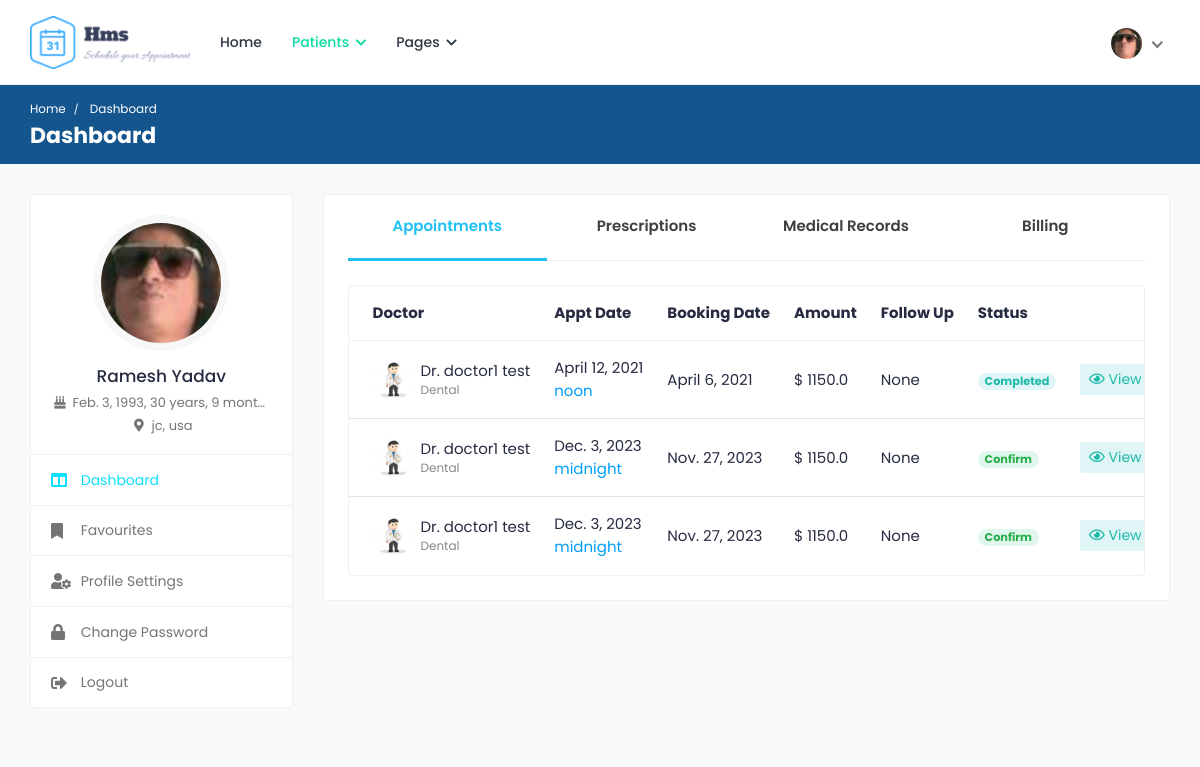
/patients/ (signed in), run on the app's committed database.
### appointments/models.py (models this page shows, shortened)
class Patient(models.Model):
	user = models.OneToOneField(User, on_delete=models.CASCADE)
	image = models.ImageField('Profile Image', upload_to='Image/Patient/Profile/',
		max_length=500, default='dummy.png')
	first_name = models.CharField('First Name', max_length=50)
	second_name = models.CharField('Second Name', max_length=50)
	d_o_b = models.DateField('Date Of Birth')
	gender = models.CharField('Gender', max_length=10)
	email = models.CharField('Email', max_length=50)
	phone_no = models.CharField('Phone Number', max_length=20)
	blood_group = models.CharField('Blood Group', max_length=5)
	country = models.CharField('Country', max_length=50)
	county = models.CharField('County', max_length=50)
	town = models.CharField('Town', max_length=50)
	street_lane = models.CharField('Street/Lane', max_length=50)
	def __str__(self):
		return self.first_name +' '+self.second_name

class Appointment(models.Model):
	doctor = models.ForeignKey(Doctor, on_delete=models.CASCADE)
	patient = models.ForeignKey(Patient, on_delete=models.CASCADE)
	purpose = models.CharField('Purpose', max_length=50)
	category = models.CharField('Type', max_length=50)
	amount = models.FloatField('Amount', default=0.00)
	status = models.CharField('Status', max_length=50)
	date = models.DateTimeField('Appointment Date', auto_now_add=True)
	booking_date = models.DateTimeField('Booking Date')
	follow_up_date = models.DateTimeField('Follow Up', null=True)

class Doctor(models.Model):
	user = models.OneToOneField(User, on_delete=models.CASCADE)
	image = models.ImageField('Profile Image', upload_to='Image/Doctors',
		max_length=500, default='dummy.png')
	first_name = models.CharField('First Name', max_length=50)
	second_name =  models.CharField('Second Name', max_length=50)
	title = models.CharField('Title', max_length=200, default='Dr.')
	phone_no = models.CharField('Phone Number', max_length=50)
	email = models.EmailField('Email', max_length=250)
	gender = models.CharField('Gender', max_length=10)
	d_o_b = models.DateField('Date of Birth', blank=True)
	biography = models.CharField('Biography', max_length=1000, blank=True)
	address_line1 = models.CharField('Address Line 1', max_length=200, blank=True)
	address_line2 = models.CharField('Address Line 2', max_length=200, blank=True)
	country = models.CharField('Country', max_length=100, blank=True)
	county = models.CharField('County', max_length=100, blank=True)
	town = models.CharField('Town', max_length=100, blank=True)
	pricing =  models.FloatField('Amount', default=0.00)
	services = models.CharField('Services', max_length=1000, blank=True)
	specialization = models.CharField('Specialization', max_length=1000, blank=True)
	clinic = models.CharField('Clinic', max_length=100, blank=True)
	clinic_address = models.CharField('Clinic Address', max_length=100, blank=True)
	speciality = models.OneToOneField(Speciality, on_delete=models.CASCADE)
	''' user, image, first_name, second_name, title, phone_no, email, gender, d_o_b, biography,
	address_line1, address_line2, country, county, town, pricing, services, specialization, clinic,
	clinic_address, speciality'''
	def full_name(self):
		return self.title + " " + self.first_name + " " + self.second_name

### appointments/views.py (the view)
# urls.py: path('patients/', views.patient_dashboard, name='patient-dashboard'),
@login_required(login_url='/login/')
@user_passes_test(check_patient, login_url='/login/')
@user_passes_test(check_settings, login_url='/patients/profile-settings/')
def patient_dashboard(request):
	profile = Patient.objects.get(user=request.user.id)
	appointments = Appointment.objects.filter(patient=profile.id)
	prescriptions = Prescription.objects.filter(patient=profile.id)
	medical_records = MedicalRecord.objects.filter(patient=profile.id)
	invoices = Invoice.objects.filter(patient=profile.id)
	return render(request, 'patients/patient-dashboard.html', {"profile": profile, "appointments": appointments,
		'prescriptions': prescriptions, 'medical_records': medical_records, 'invoices': invoices})

### appointments/models.py (called while the page is built)
	def valid(self):
		duration = dt.timedelta(days=self.days)
		end_date = self.date + duration
		now = timezone.now()
		if now<end_date:
			return True
		else:
			return False

	def end_date(self):
		duration = dt.timedelta(days=self.days)
		end_date = self.date + duration
		return end_date

### appointments/views.py (called while the page is built)
def check_patient(user):
	group = user.groups.get()
	return group.name == 'patients_group'

def check_settings(user):
	profile = Patient.objects.filter(user=user.id)
	return profile.count()>=1

### appointments/templates/patients/patient-dashboard.html (shortened to what this page needs)
{% extends "patients/base.html" %}
{% load static %}
{% block breadcrumb %}Dashboard{% endblock %}
{% block breadcrumb1 %}Dashboard{% endblock %}
{% block sidenav %}
	<ul>
		<li class="active">
			<a href="{% url 'patient-dashboard' %}">
				<i class="fas fa-columns"></i>
				<span>Dashboard</span>
			</a>
		</li>
		<li>
			<a href="{% url 'favourites' %}">
				<i class="fas fa-bookmark"></i>
				<span>Favourites</span>
			</a>
		</li>
		<li>
			<a href="{% url 'profile-settings' %}">
				<i class="fas fa-user-cog"></i>
				<span>Profile Settings</span>
			</a>
		</li>
		<li>
			<a href="{% url 'change-password' %}">
				<i class="fas fa-lock"></i>
				<span>Change Password</span>
			</a>
		</li>
		<li>
			<a href="{% url 'logout' %}">
				<i class="fas fa-sign-out-alt"></i>
				<span>Logout</span>
			</a>
		</li>
	</ul>
{% endblock %}
{% block content %}
<div class="col-md-7 col-lg-8 col-xl-9">
	<div class="card">
		<div class="card-body pt-0">
			<nav class="user-tabs mb-4">
				<ul class="nav nav-tabs nav-tabs-bottom nav-justified">
					<li class="nav-item">
						<a class="nav-link active" href="#pat_appointments" data-toggle="tab">Appointments</a>
					</li>
					<li class="nav-item">
						<a class="nav-link" href="#pat_prescriptions" data-toggle="tab">Prescriptions</a>
					</li>
					<li class="nav-item">
						<a class="nav-link" href="#pat_medical_records" data-toggle="tab"><span class="med-records">Medical Records</span></a>
					</li>
					<li class="nav-item">
						<a class="nav-link" href="#pat_billing" data-toggle="tab">Billing</a>
					</li>
				</ul>
			</nav>
			<div class="tab-content pt-0">
				<div id="pat_appointments" class="tab-pane fade show active">
					<div class="card card-table mb-0">
						<div class="card-body">
							<div class="table-responsive">
								<table class="table table-hover table-center mb-0">
									<thead>
										<tr>
											<th>Doctor</th>
											<th>Appt Date</th>
											<th>Booking Date</th>
											<th>Amount</th>
											<th>Follow Up</th>
											<th>Status</th>
											<th></th>
										</tr>
									</thead>
									<tbody>
									{% for appointment in appointments %}
										<tr>
											<td>
												<h2 class="table-avatar">
													<a href="{% url 'doctor-profile' appointment.doctor.full_name|slugify appointment.doctor.id %}" class="avatar avatar-sm mr-2">
														<img class="avatar-img rounded-circle" src="{{appointment.doctor.image.url}}" alt="User Image">
													</a>
													<a href="{% url 'doctor-profile' appointment.doctor.full_name|slugify appointment.doctor.id %}">{{appointment.doctor.full_name}} <span>Dental</span></a>
												</h2>
											</td>
											<td>{{appointment.booking_date.date}} <span class="d-block text-info">{{appointment.booking_date.time}}</span></td>
											<td>{{appointment.date.date}}</td>
											<td>$ {{appointment.amount}}</td>
											<td>{{appointment.follow_up_date}}</td>
											{% if appointment.status == 'WAIT' %}
												<td><span class="badge badge-pill bg-warning-light">Pending</span></td>
											{% elif appointment.status == 'ACCEPTTED' %}
												<td><span class="badge badge-pill bg-success-light">Confirm</span></td>
											{% elif appointment.status == 'CANCELLED' %}
												<td><span class="badge badge-pill bg-danger-light">Cancelled</span></td>
											{% elif appointment.status == 'COMPLETED' %}
												<td><span class="badge badge-pill bg-info-light">Completed</span></td>
											{% endif %}
											<td class="text-right">
												<div class="table-action">
													<a href="javascript:void(0);" class="btn btn-sm bg-info-light"  data-toggle="modal" data-target="#appt{{appointment.id}}_details">
														<i class="far fa-eye"></i> View
													</a>
												</div>
											</td>
										</tr>
									{% endfor %}
									</tbody>
								</table>
							</div>
						</div>
					</div>
				</div>
			</div>
		</div>
	</div>
</div>
{% endblock %}

### appointments/templates/patients/base.html (shortened to what this page needs)
<!DOCTYPE html>
<html lang="en">
<head>
		{% load static %}
		<link rel="stylesheet" href="{% static 'cas/css/bootstrap.min.css' %}">
		<link rel="stylesheet" href="{% static 'cas/plugins/fontawesome/css/fontawesome.min.css' %}">
		<link rel="stylesheet" href="{% static 'cas/plugins/fontawesome/css/all.min.css' %}">
		<link rel="stylesheet" href="{% static 'cas/css/style.css' %}">
	</head>
	<body>
		<div class="main-wrapper">
			<header class="header">
				<nav class="navbar navbar-expand-lg header-nav">
					<div class="navbar-header">
						<a href="{% url 'index' %}" class="navbar-brand logo">
							<img src="{% static 'cas/img/logo.png' %}" class="img-fluid" alt="Logo">
						</a>
					</div>
					<div class="main-menu-wrapper">
						<ul class="main-nav">
							<li>
								<a href="{% url 'index' %}">Home</a>
							</li>
							<li class="has-submenu active">
								<a href="#">Patients <i class="fas fa-chevron-down"></i></a>
							</li>
							<li class="has-submenu">
								<a href="#">Pages <i class="fas fa-chevron-down"></i></a>
							</li>
						</ul>
					</div>
					<ul class="nav header-navbar-rht">
						<li class="nav-item dropdown has-arrow logged-item">
							<a href="#" class="dropdown-toggle nav-link" data-toggle="dropdown">
								<span class="user-img">
									<img class="rounded-circle" src="{{profile.image.url}}" width="31" alt="{{user.first_name}} {{user.last_name}}">
								</span>
							</a>
						</li>
					</ul>
				</nav>
			</header>
			<div class="breadcrumb-bar">
				<div class="container-fluid">
					<div class="row align-items-center">
						<div class="col-md-12 col-12">
							<nav aria-label="breadcrumb" class="page-breadcrumb">
								<ol class="breadcrumb">
									<li class="breadcrumb-item"><a href="{% url 'patient-dashboard' %}">Home</a></li>
									<li class="breadcrumb-item active" aria-current="page">
										{% block breadcrumb1 %} {% endblock %}
									</li>
								</ol>
							</nav>
							<h2 class="breadcrumb-title">
								{% block breadcrumb %} {% endblock %}
							</h2>
						</div>
					</div>
				</div>
			</div>
			<div class="content">
				<div class="container-fluid">
					<div class="row">
						<div class="col-md-5 col-lg-4 col-xl-3 theiaStickySidebar">
							<div class="profile-sidebar">
								<div class="widget-profile pro-widget-content">
									<div class="profile-info-widget">
										<a href="{% url 'patient-dashboard' %}" class="booking-doc-img">
											<img src="{{profile.image.url}}" alt="User Image">
										</a>
										<div class="profile-det-info">
											<h3>{{user.first_name}} {{user.last_name}}</h3>
											{% if profile != None %}
											<div class="patient-details">
												<h5><i class="fas fa-birthday-cake"></i> {{profile.d_o_b}}, {{ profile.d_o_b|timesince }}</h5>
												<h5 class="mb-0"><i class="fas fa-map-marker-alt"></i> {{profile.county}}, {{profile.country}}</h5>
											</div>
											{% endif %}
										</div>
									</div>
								</div>
								<div class="dashboard-widget">
									<nav class="dashboard-menu">
									{% block sidenav %}
									{% endblock %}
									</nav>
								</div>
							</div>
						</div>
						{% block content %}
						{% endblock %}
					</div>
				</div>
			</div>
		</div>
	</body>
</html>

### data on the page
Patient: image (picture), d_o_b "Feb. 3, 1993", d_o_b "30 years, 9 months", county "jc", country "usa"
Appointment: doctor.image (picture), doctor.full_name "Dr. doctor1 test", booking_date "April 12, 2021", booking_date.time "noon", date "April 6, 2021", amount "1150.0", follow_up_date "None", status "Completed"
Appointment: doctor.image (picture), doctor.full_name "Dr. doctor1 test", booking_date "Dec. 3, 2023", booking_date.time "midnight", date "Nov. 27, 2023", amount "1150.0", follow_up_date "None", status "Confirm"
Appointment: doctor.image (picture), doctor.full_name "Dr. doctor1 test", booking_date "Dec. 3, 2023", booking_date.time "midnight", date "Nov. 27, 2023", amount "1150.0", follow_up_date "None", status "Confirm"

### other printed values
{{ user.first_name }} "Ramesh"
{{ user.last_name }} "Yadav"
